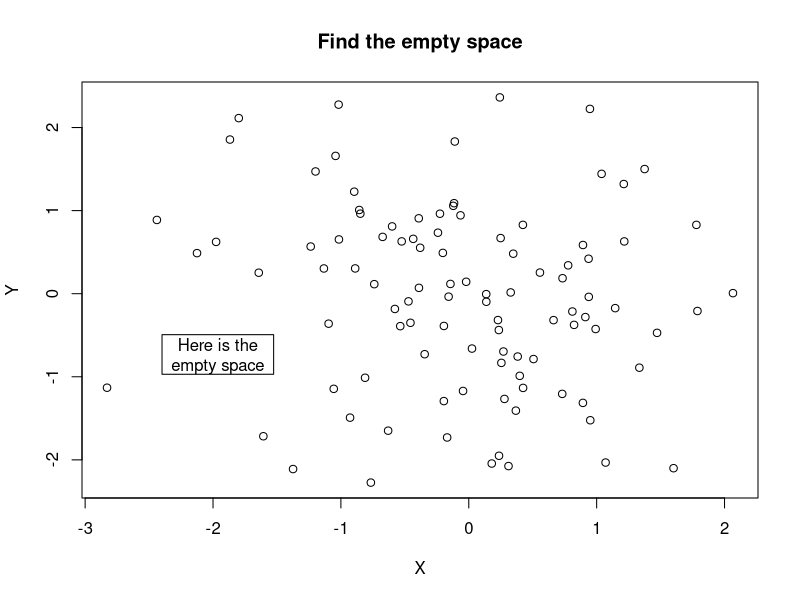

This chart was generated by the following R code:
library(plotrix)


### Name: emptyspace
### Title: Find an empty space on a plot
### Aliases: emptyspace
### Keywords: misc

### ** Examples

 x<-rnorm(100)
 y<-rnorm(100)
 plot(x,y,main="Find the empty space",xlab="X",ylab="Y")
 es<-emptyspace(x,y)
 # use a transparent background so that any overplotted points are shown
 boxed.labels(es,labels="Here is the\nempty space",bg="transparent")
